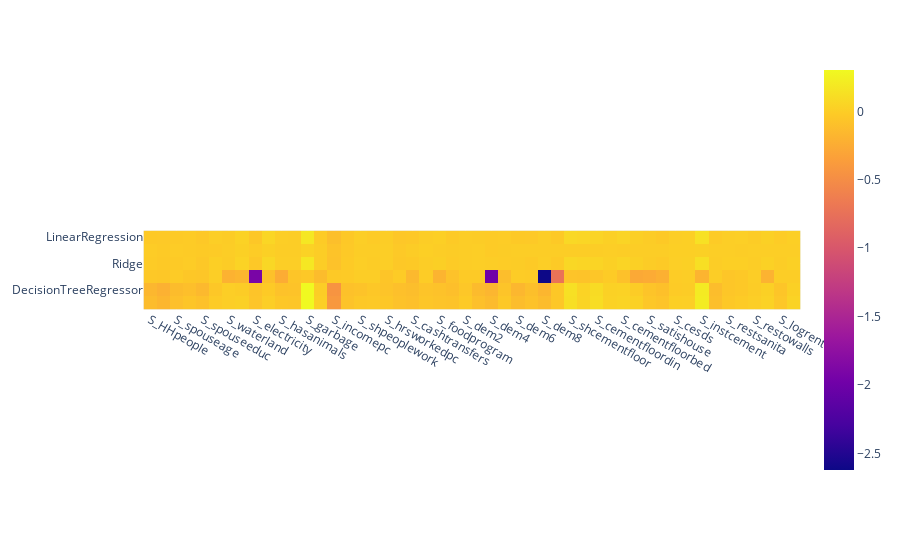

Notebook code cell kept with this figure:
### Code cell
selected_models = [LinearRegression(), Lasso(max_iter=5000), Ridge(), SVR(), DecisionTreeRegressor(), GradientBoostingRegressor()]
# Without standardization
df_results = wrapper_generate_prediction_df(df_census, df_survey, selected_models, standardize_=False)
import plotly.express as px
fig = px.imshow(df_results)
fig.show()

### Figure 1 — Plotly figure (JSON) as saved in the notebook; plotly's stock layout.template omitted (floating-point values rounded to 4 significant figures; data arrays with more than 128 entries replaced by an {"elided": "..."} marker saying what was removed)
{"data": [{"coloraxis": "coloraxis", "hovertemplate": "x: %{x}<br>y: %{y}<br>color: %{z}<extra></extra>", "type": "heatmap", "x": ["S_HHpeople", "S_headage", "S_spouseage", "S_headeduc", "S_spouseeduc", "S_rooms", "S_waterland", "S_waterhouse", "S_electricity", "S_cementfloor2000", "S_hasanimals", "S_animalsinside", "S_garbage", "S_washhands", "S_incomepc", "S_assetspc", "S_shpeoplework", "S_microenter", "S_hrsworkedpc", "S_consumptionpc", "S_cashtransfers", "S_milkprogram", "S_foodprogram", "S_dem1", "S_dem2", "S_dem3", "S_dem4", "S_dem5", "S_dem6", "S_dem7", "S_dem8", "S_seguropopular", "S_shcementfloor", "S_cementfloorkit", "S_cementfloordin", "S_cementfloorbat", "S_cementfloorbed", "S_satisfloor", "S_satishouse", "S_satislife", "S_cesds", "S_pss", "S_instcement", "S_instsanita", "S_restsanita", "S_constceili", "S_restowalls", "S_improveany", "S_logrent", "S_logsell"], "y": ["LinearRegression", "Lasso", "Ridge", "SVR", "DecisionTreeRegressor", "GradientBoostingRegressor"], "z": {"elided": "6x50 float values"}}], "layout": {"coloraxis": {"colorscale": [[0, "#0d0887"], [0.1111, "#46039f"], [0.2222, "#7201a8"], [0.3333, "#9c179e"], [0.4444, "#bd3786"], [0.5556, "#d8576b"], [0.6667, "#ed7953"], [0.7778, "#fb9f3a"], [0.8889, "#fdca26"], [1, "#f0f921"]]}, "margin": {"t": 60}, "xaxis": {"constrain": "domain", "scaleanchor": "y"}, "yaxis": {"autorange": "reversed", "constrain": "domain"}}}
